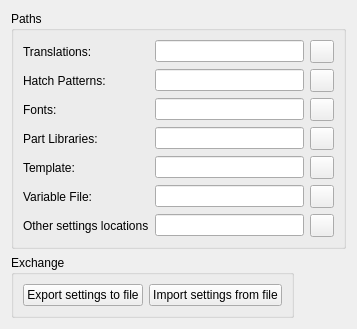
     <widget class="QWidget" name="tabPaths">
      <attribute name="title">
       <string>&amp;Paths</string>
      </attribute>
      <layout class="QGridLayout" name="gridLayout_18">
       <item row="8" column="0">
        <widget class="QGroupBox" name="groupBox_27">
         <property name="title">
          <string>Exchange</string>
         </property>
         <layout class="QGridLayout" name="gridLayout_50">
          <item row="0" column="0">
           <widget class="QPushButton" name="pbExportSettings">
            <property name="toolTip">
             <string>Exports settings to the file.</string>
            </property>
            <property name="text">
             <string>Export settings to file</string>
            </property>
            <property name="icon">
             <iconset resource="../../../../../res/icons/icons.qrc">
              <normaloff>:/icons/export.lci</normaloff>:/icons/export.lci</iconset>
            </property>
           </widget>
          </item>
          <item row="0" column="1">
           <widget class="QPushButton" name="pbImportSettings">
            <property name="toolTip">
             <string>Imports application's preferences from external file</string>
            </property>
            <property name="text">
             <string>Import settings from file</string>
            </property>
            <property name="icon">
             <iconset resource="../../../../../res/icons/icons.qrc">
              <normaloff>:/icons/import.lci</normaloff>:/icons/import.lci</iconset>
            </property>
           </widget>
          </item>
         </layout>
        </widget>
       </item>
       <item row="6" column="0" colspan="3">
        <widget class="QGroupBox" name="groupBox_28">
         <property name="title">
          <string>Paths</string>
         </property>
         <layout class="QGridLayout" name="gridLayout_51">
          <item row="5" column="2">
           <widget class="QToolButton" name="variablefile_button">
            <property name="toolTip">
             <string>Click to select file</string>
            </property>
            <property name="icon">
             <iconset resource="../../../../../res/icons/icons.qrc">
              <normaloff>:/icons/open.lci</normaloff>:/icons/open.lci</iconset>
            </property>
           </widget>
          </item>
          <item row="5" column="0">
           <widget class="QLabel" name="label_4">
            <property name="text">
             <string>Variable File:</string>
            </property>
           </widget>
          </item>
          <item row="3" column="1">
           <widget class="QLineEdit" name="lePathLibrary">
            <property name="toolTip">
             <string>&lt;html&gt;&lt;head/&gt;&lt;body&gt;&lt;p&gt;&lt;span style=&quot; font-family:'-apple-system','BlinkMacSystemFont','Segoe UI','Noto Sans','Helvetica','Arial','sans-serif','Apple Color Emoji','Segoe UI Emoji'; font-size:14px; color:#1f2328; background-color:#ffffff;&quot;&gt;Part library folder. The symbol library dxf files must be located in the subdirectories of this folder. The subfolder names will be displayed in the Library Browser.&lt;/span&gt;&lt;/p&gt;&lt;p&gt;&lt;span style=&quot; font-family:'-apple-system','BlinkMacSystemFont','Segoe UI','Noto Sans','Helvetica','Arial','sans-serif','Apple Color Emoji','Segoe UI Emoji'; font-size:14px; color:#1f2328; background-color:#ffffff;&quot;&gt;( Menu: Widgets &amp;gt; Dock Widgets &amp;gt; Library Browser)&lt;/span&gt;&lt;/p&gt;&lt;/body&gt;&lt;/html&gt;</string>
            </property>
           </widget>
          </item>
          <item row="4" column="2">
           <widget class="QToolButton" name="btTemplate">
            <property name="toolTip">
             <string>Click to select directory</string>
            </property>
            <property name="icon">
             <iconset resource="../../../../../res/icons/icons.qrc">
              <normaloff>:/icons/open.lci</normaloff>:/icons/open.lci</iconset>
            </property>
           </widget>
          </item>
          <item row="5" column="1">
           <widget class="QLineEdit" name="variablefile_field">
            <property name="toolTip">
             <string>Path to file with variables</string>
            </property>
           </widget>
          </item>
          <item row="1" column="0">
           <widget class="QLabel" name="textLabel3">
            <property name="text">
             <string>Hatch Patterns:</string>
            </property>
            <property name="wordWrap">
             <bool>false</bool>
            </property>
           </widget>
          </item>
          <item row="2" column="1">
           <widget class="QLineEdit" name="lePathFonts">
            <property name="toolTip">
             <string>Path to folder with fonts</string>
            </property>
           </widget>
          </item>
          <item row="1" column="1">
           <widget class="QLineEdit" name="lePathHatch">
            <property name="toolTip">
             <string>Path to folder with hatch patterns</string>
            </property>
           </widget>
          </item>
          <item row="2" column="0">
           <widget class="QLabel" name="textLabel4">
            <property name="text">
             <string>Fonts:</string>
            </property>
            <property name="wordWrap">
             <bool>false</bool>
            </property>
           </widget>
          </item>
          <item row="4" column="1">
           <widget class="QLineEdit" name="leTemplate"/>
          </item>
          <item row="0" column="2">
           <widget class="QToolButton" name="translation_button">
            <property name="toolTip">
             <string>Click to select directory</string>
            </property>
            <property name="text">
             <string/>
            </property>
            <property name="icon">
             <iconset resource="../../../../../res/icons/icons.qrc">
              <normaloff>:/icons/open.lci</normaloff>:/icons/open.lci</iconset>
            </property>
           </widget>
          </item>
          <item row="2" column="2">
           <widget class="QToolButton" name="fonts_button">
            <property name="toolTip">
             <string>Click to select directory</string>
            </property>
            <property name="icon">
             <iconset resource="../../../../../res/icons/icons.qrc">
              <normaloff>:/icons/open.lci</normaloff>:/icons/open.lci</iconset>
            </property>
           </widget>
          </item>
          <item row="1" column="2">
           <widget class="QToolButton" name="hatchpatterns_button">
            <property name="toolTip">
             <string>Click to select directory</string>
            </property>
            <property name="text">
             <string/>
            </property>
            <property name="icon">
             <iconset resource="../../../../../res/icons/icons.qrc">
              <normaloff>:/icons/open.lci</normaloff>:/icons/open.lci</iconset>
            </property>
           </widget>
          </item>
          <item row="3" column="0">
           <widget class="QLabel" name="textLabel6">
            <property name="text">
             <string>Part Libraries:</string>
            </property>
            <property name="wordWrap">
             <bool>false</bool>
            </property>
           </widget>
          </item>
          <item row="3" column="2">
           <widget class="QToolButton" name="btPathLibrary">
            <property name="toolTip">
             <string>Click to select directory</string>
            </property>
            <property name="icon">
             <iconset resource="../../../../../res/icons/icons.qrc">
              <normaloff>:/icons/open.lci</normaloff>:/icons/open.lci</iconset>
            </property>
           </widget>
          </item>
          <item row="0" column="1">
           <widget class="QLineEdit" name="lePathTranslations">
            <property name="toolTip">
             <string>Path to folder with translation files</string>
            </property>
           </widget>
          </item>
          <item row="0" column="0">
           <widget class="QLabel" name="textLabel2">
            <property name="text">
             <string>Translations:</string>
            </property>
            <property name="wordWrap">
             <bool>false</bool>
            </property>
           </widget>
          </item>
          <item row="4" column="0">
           <widget class="QLabel" name="textLabel7">
            <property name="text">
             <string>Template:</string>
            </property>
            <property name="wordWrap">
             <bool>false</bool>
            </property>
           </widget>
          </item>
          <item row="6" column="0">
           <widget class="QLabel" name="label_8">
            <property name="text">
             <string>Other settings locations</string>
            </property>
           </widget>
          </item>
          <item row="6" column="1">
           <widget class="QLineEdit" name="leOtherSettingsDirectory">
            <property name="toolTip">
             <string>Directory where various settings are located (shortcuts, workspaces, pens etc.)</string>
            </property>
           </widget>
          </item>
          <item row="6" column="2">
           <widget class="QToolButton" name="tbOtherSettings">
            <property name="toolTip">
             <string>Click to select file</string>
            </property>
            <property name="text">
             <string/>
            </property>
            <property name="icon">
             <iconset resource="../../../../../res/icons/icons.qrc">
              <normaloff>:/icons/open.lci</normaloff>:/icons/open.lci</iconset>
            </property>
           </widget>
          </item>
         </layout>
        </widget>
       </item>
       <item row="7" column="2">
        <spacer name="verticalSpacer">
         <property name="orientation">
          <enum>Qt::Orientation::Vertical</enum>
         </property>
         <property name="sizeHint" stdset="0">
          <size>
           <width>20</width>
           <height>0</height>
          </size>
         </property>
        </spacer>
       </item>
       <item row="8" column="2">
        <spacer name="horizontalSpacer_2">
         <property name="orientation">
          <enum>Qt::Orientation::Horizontal</enum>
         </property>
         <property name="sizeHint" stdset="0">
          <size>
           <width>40</width>
           <height>20</height>
          </size>
         </property>
        </spacer>
       </item>
      </layout>
     </widget>
